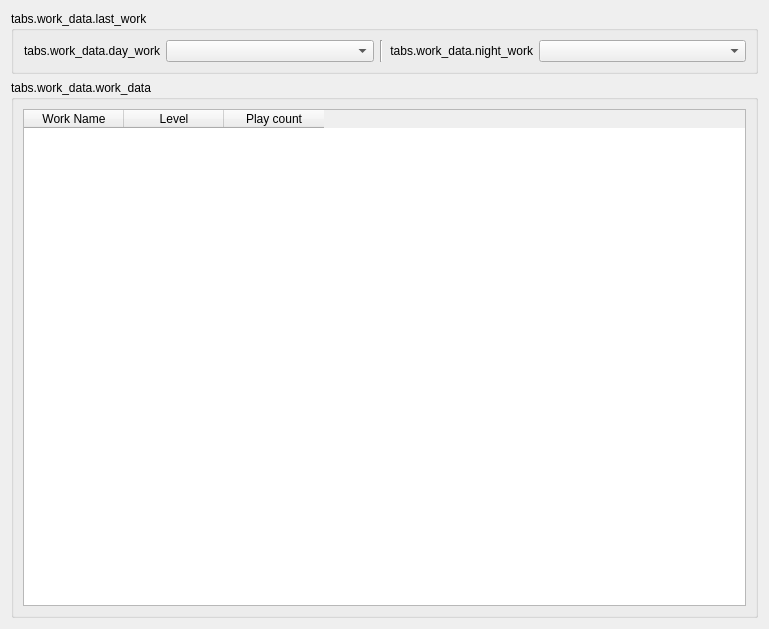
            <widget class="QWidget" name="scrollAreaWidgetContents">
             <property name="geometry">
              <rect>
               <x>0</x>
               <y>0</y>
               <width>769</width>
               <height>629</height>
              </rect>
             </property>
             <layout class="QVBoxLayout" name="verticalLayout_15">
              <item>
               <widget class="QGroupBox" name="groupBox_5">
                <property name="sizePolicy">
                 <sizepolicy hsizetype="Preferred" vsizetype="Maximum">
                  <horstretch>0</horstretch>
                  <verstretch>0</verstretch>
                 </sizepolicy>
                </property>
                <property name="whatsThis">
                 <string>tabs.work_data.last_work</string>
                </property>
                <property name="title">
                 <string>tabs.work_data.last_work</string>
                </property>
                <layout class="QHBoxLayout" name="horizontalLayout">
                 <item>
                  <widget class="QLabel" name="label">
                   <property name="sizePolicy">
                    <sizepolicy hsizetype="Maximum" vsizetype="Preferred">
                     <horstretch>0</horstretch>
                     <verstretch>0</verstretch>
                    </sizepolicy>
                   </property>
                   <property name="whatsThis">
                    <string>tabs.work_data.day_work</string>
                   </property>
                   <property name="text">
                    <string>tabs.work_data.day_work</string>
                   </property>
                   <property name="alignment">
                    <set>Qt::AlignRight|Qt::AlignTrailing|Qt::AlignVCenter</set>
                   </property>
                  </widget>
                 </item>
                 <item>
                  <widget class="QComboBox" name="cur_noon_work_combo"/>
                 </item>
                 <item>
                  <widget class="Line" name="line">
                   <property name="orientation">
                    <enum>Qt::Vertical</enum>
                   </property>
                  </widget>
                 </item>
                 <item>
                  <widget class="QLabel" name="label_2">
                   <property name="sizePolicy">
                    <sizepolicy hsizetype="Maximum" vsizetype="Preferred">
                     <horstretch>0</horstretch>
                     <verstretch>0</verstretch>
                    </sizepolicy>
                   </property>
                   <property name="whatsThis">
                    <string>tabs.work_data.night_work</string>
                   </property>
                   <property name="text">
                    <string>tabs.work_data.night_work</string>
                   </property>
                   <property name="alignment">
                    <set>Qt::AlignRight|Qt::AlignTrailing|Qt::AlignVCenter</set>
                   </property>
                  </widget>
                 </item>
                 <item>
                  <widget class="QComboBox" name="cur_night_work_combo"/>
                 </item>
                </layout>
               </widget>
              </item>
              <item>
               <widget class="QGroupBox" name="groupBox_6">
                <property name="whatsThis">
                 <string>tabs.work_data.work_data</string>
                </property>
                <property name="title">
                 <string>tabs.work_data.work_data</string>
                </property>
                <layout class="QVBoxLayout" name="verticalLayout_16">
                 <item>
                  <widget class="QTableWidget" name="noon_work_table">
                   <property name="sizePolicy">
                    <sizepolicy hsizetype="Expanding" vsizetype="Minimum">
                     <horstretch>0</horstretch>
                     <verstretch>0</verstretch>
                    </sizepolicy>
                   </property>
                   <property name="sizeAdjustPolicy">
                    <enum>QAbstractScrollArea::AdjustToContents</enum>
                   </property>
                   <property name="editTriggers">
                    <set>QAbstractItemView::NoEditTriggers</set>
                   </property>
                   <property name="alternatingRowColors">
                    <bool>true</bool>
                   </property>
                   <property name="selectionMode">
                    <enum>QAbstractItemView::NoSelection</enum>
                   </property>
                   <attribute name="horizontalHeaderMinimumSectionSize">
                    <number>24</number>
                   </attribute>
                   <attribute name="verticalHeaderVisible">
                    <bool>false</bool>
                   </attribute>
                   <attribute name="verticalHeaderMinimumSectionSize">
                    <number>24</number>
                   </attribute>
                   <attribute name="verticalHeaderDefaultSectionSize">
                    <number>24</number>
                   </attribute>
                   <column>
                    <property name="text">
                     <string>Work Name</string>
                    </property>
                    <property name="whatsThis">
                     <string>tabs.work_data.table_work</string>
                    </property>
                   </column>
                   <column>
                    <property name="text">
                     <string>Level</string>
                    </property>
                    <property name="whatsThis">
                     <string>tabs.work_data.table_level</string>
                    </property>
                   </column>
                   <column>
                    <property name="text">
                     <string>Play count</string>
                    </property>
                    <property name="whatsThis">
                     <string>tabs.work_data.table_play_count</string>
                    </property>
                   </column>
                  </widget>
                 </item>
                </layout>
               </widget>
              </item>
             </layout>
            </widget>
